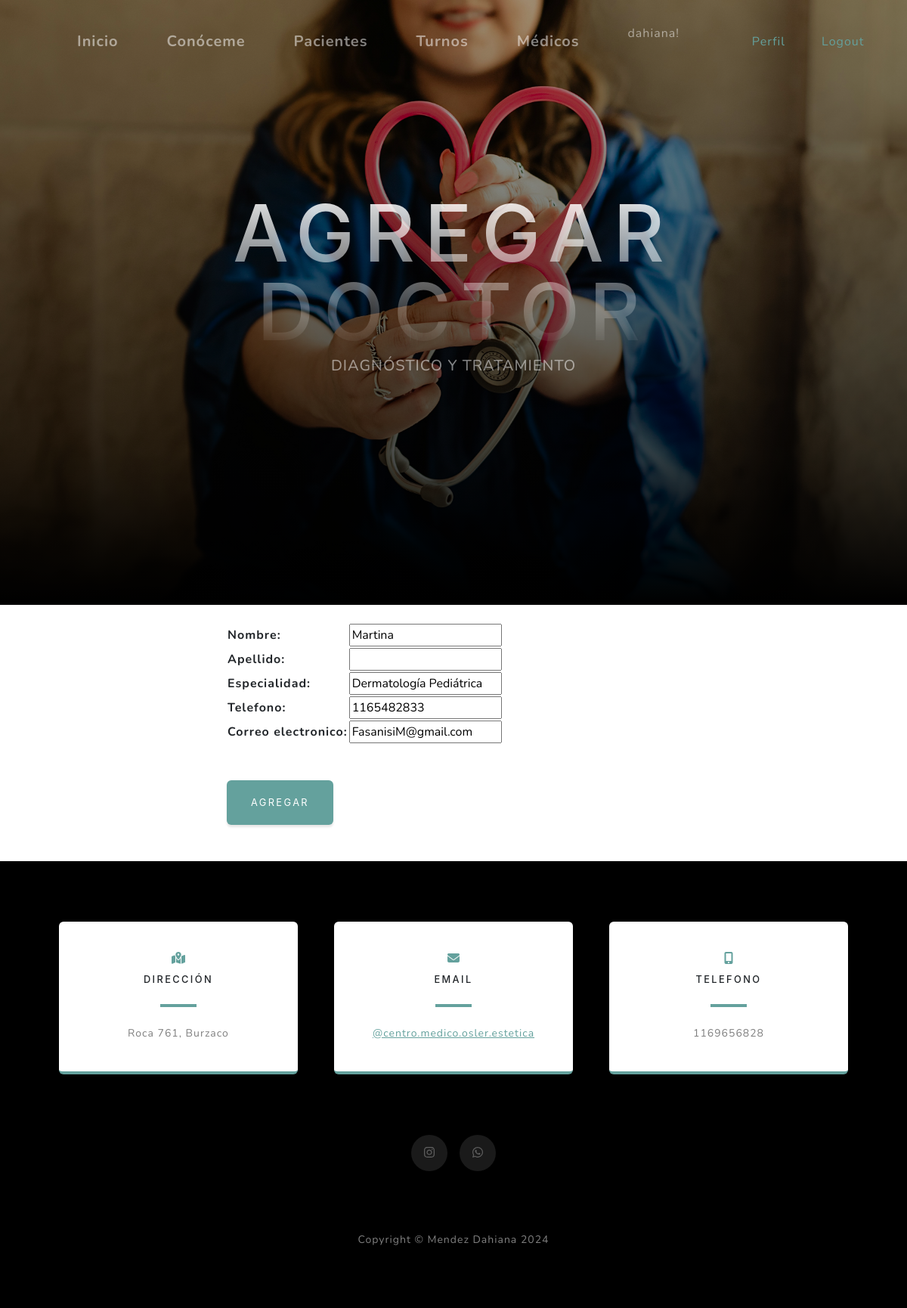
Page /aplicacion/doctor_update/1/ (signed in) on the committed database.
### aplicacion/models.py (models this page shows, shortened)
class Doctor(models.Model):
    nombre = models.CharField(max_length=100)
    apellido = models.CharField(max_length=100, null=True)
    especialidad = models.CharField(max_length=100)
    telefono = models.CharField(max_length=20)
    correo_electronico = models.EmailField()

### aplicacion/views.py (the view)
# urls.py: path('doctor_update/<int:pk>/', DoctorUpdate.as_view(), name="doctor_update"),
class DoctorUpdate(LoginRequiredMixin, UpdateView):
    model = Doctor
    fields = ['nombre', 'apellido', 'especialidad', 'telefono', 'correo_electronico']
    success_url = reverse_lazy('doctores')

### aplicacion/templates/aplicacion/doctor_form.html (shortened to what this page needs)
{% extends 'aplicacion/home.html' %}
{% block titulo %}
<h1 class="mx-auto my-0 text-uppercase">Agregar Doctor</h1>
{% endblock titulo %}
{% block contenido %}
<div class="mx-auto" style="width: 50%;">
        <table>
            {{form.as_table}}
        </table>
        <br>
        <br>
        <button class="btn btn-primary" type="submit"> Agregar </button>
        <br>
        <br>
        <br>
</div>
{% endblock contenido %}

### aplicacion/templates/aplicacion/home.html (shortened to what this page needs)
<!DOCTYPE html>
<html lang="es">
    <head>
        {% load static %}
        <link href="{% static 'css/styles.css' %}" rel="stylesheet" />
    </head>
    <body id="page-top">
        <nav class="navbar navbar-expand-lg navbar-light fixed-top" id="mainNav">
            <div class="container px-4 px-lg-5">
                <div class="collapse navbar-collapse" id="navbarResponsive">
                    <ul class="navbar-nav ms-auto">
                        <li class="navbar-brand"><a class="nav-link" href="{% url 'home' %}">Inicio</a></li>
                        {% if user.is_authenticated %}
                          <li class="navbar-brand"><a class="nav-link" href="{% url 'acerca_de_mi' %}">Conóceme</a></li>
                          <li class="navbar-brand"><a class="nav-link" href="{% url 'pacientes' %}">Pacientes</a></li>
                          <li class="navbar-brand"><a class="nav-link" href="{% url 'citas' %}">Turnos</a></li>
                          <li class="navbar-brand"><a class="nav-link" href="{% url 'doctores' %}">Médicos</a></li>
                          <p class="nav-link"> {{user.username}}! </p>
                          <div class="nav-link  d-flex flex-row align-items-center text-primary">
                          </div>
                           <a class="nav-link  d-flex flex-row align-items-center text-primary" href="{% url 'editar_perfil' %}">Perfil</a>
                           <a class="nav-link  d-flex flex-row align-items-center text-primary" href="{% url 'logout' %}">Logout</a>
                      {% else %}
                          <a class="nav-link  d-flex flex-row align-items-center text-primary" href="{% url 'login' %}">Login</a>
                          <a class="nav-link  d-flex flex-row align-items-center text-primary" href="{% url 'registro' %}">Registro</a>
                      {% endif %}
                    </ul>
                </div>
            </div>
        </nav>
        <header class="masthead">
            <div class="container px-4 px-lg-5 d-flex h-100 align-items-center justify-content-center">
                <div class="d-flex justify-content-center">
                    <div class="text-center">
                        {% block titulo %}{% endblock titulo %}
                        {% block subtitulo %}
                        <h2 class="text-white-50 mx-auto mt-2 mb-5">DIAGNÓSTICO Y TRATAMIENTO</h2>
                        {% endblock subtitulo %}
                    </div>
                </div>
            </div>
        </header>
        <br>
        {% block contenido %}
        {% endblock contenido %}
        <section class="contact-section bg-black">
            <div class="container px-4 px-lg-5">
                <div class="row gx-4 gx-lg-5">
                    <div class="col-md-4 mb-3 mb-md-0">
                        <div class="card py-4 h-100">
                            <div class="card-body text-center">
                                <i class="fas fa-map-marked-alt text-primary mb-2"></i>
                                <h4 class="text-uppercase m-0">Dirección</h4>
                                <hr class="my-4 mx-auto" />
                                <div class="small text-black-50">Roca 761, Burzaco</div>
                            </div>
                        </div>
                    </div>
                    <div class="col-md-4 mb-3 mb-md-0">
                        <div class="card py-4 h-100">
                            <div class="card-body text-center">
                                <i class="fas fa-envelope text-primary mb-2"></i>
                                <h4 class="text-uppercase m-0">Email</h4>
                                <hr class="my-4 mx-auto" />
                                <div class="small text-black-50"><a href="https://www.instagram.com/centro.medico.osler.estetica/?hl=es-es" target="_blank">@centro.medico.osler.estetica</a></div>
                            </div>
                        </div>
                    </div>
                    <div class="col-md-4 mb-3 mb-md-0">
                        <div class="card py-4 h-100">
                            <div class="card-body text-center">
                                <i class="fas fa-mobile-alt text-primary mb-2"></i>
                                <h4 class="text-uppercase m-0">Telefono</h4>
                                <hr class="my-4 mx-auto" />
                                <div class="small text-black-50">1169656828</div>
                            </div>
                        </div>
                    </div>
                </div>
                <div class="social d-flex justify-content-center">
                    <a class="mx-2" href="https://www.instagram.com/kiaoraestetica/" target="_blank"><i class="fa-brands fa-instagram"></i></a>
                    <a class="mx-2" href="https://l.instagram.com/?u=https%3A%2F%2Fwa.link%2Fm68txh&e=AT11BPT2ucRNKfZPsH27rwInMxaResxAarBgAta2za556H7LOdaxe_yr_15M0yegh_ZdA_YYmmZybDQKMSUZsmZVPzcO5M4a0j5Vug" target="_blank"><i class="fa-brands fa-whatsapp"></i></a>
                </div>
            </div>
        </section>
        <footer class="footer bg-black small text-center text-white-50"><div class="container px-4 px-lg-5">Copyright &copy; Mendez Dahiana 2024</div></footer>
    </body>
</html>

### rows in the picture
Doctor: nombre "Martina", especialidad "Dermatología Pediátrica", telefono "1165482833", correo_electronico "FasanisiM@gmail.com"

### other values in the picture
{{ user.username }} "dahiana"
